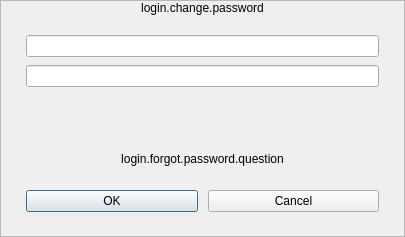
<?xml version="1.0" encoding="UTF-8"?>
<ui version="4.0">
 <class>PLSChangePasswordView</class>
 <widget class="QWidget" name="PLSChangePasswordView">
  <property name="geometry">
   <rect>
    <x>0</x>
    <y>0</y>
    <width>405</width>
    <height>237</height>
   </rect>
  </property>
  <property name="sizePolicy">
   <sizepolicy hsizetype="Preferred" vsizetype="Preferred">
    <horstretch>0</horstretch>
    <verstretch>0</verstretch>
   </sizepolicy>
  </property>
  <property name="windowTitle">
   <string>Dialog</string>
  </property>
  <layout class="QVBoxLayout" name="verticalLayout_3">
   <property name="spacing">
    <number>0</number>
   </property>
   <property name="leftMargin">
    <number>0</number>
   </property>
   <property name="topMargin">
    <number>0</number>
   </property>
   <property name="rightMargin">
    <number>0</number>
   </property>
   <property name="bottomMargin">
    <number>0</number>
   </property>
   <item>
    <widget class="QFrame" name="frame">
     <property name="frameShape">
      <enum>QFrame::StyledPanel</enum>
     </property>
     <property name="frameShadow">
      <enum>QFrame::Raised</enum>
     </property>
     <layout class="QVBoxLayout" name="verticalLayout" stretch="0,0,0,0,1,0,0,0">
      <property name="spacing">
       <number>0</number>
      </property>
      <property name="leftMargin">
       <number>25</number>
      </property>
      <property name="topMargin">
       <number>0</number>
      </property>
      <property name="rightMargin">
       <number>25</number>
      </property>
      <property name="bottomMargin">
       <number>24</number>
      </property>
      <item>
       <widget class="QLabel" name="changePasswordLabel">
        <property name="sizePolicy">
         <sizepolicy hsizetype="Preferred" vsizetype="Preferred">
          <horstretch>0</horstretch>
          <verstretch>0</verstretch>
         </sizepolicy>
        </property>
        <property name="text">
         <string>login.change.password</string>
        </property>
        <property name="alignment">
         <set>Qt::AlignCenter</set>
        </property>
       </widget>
      </item>
      <item>
       <spacer name="verticalSpacer_2">
        <property name="orientation">
         <enum>Qt::Vertical</enum>
        </property>
        <property name="sizeType">
         <enum>QSizePolicy::Fixed</enum>
        </property>
        <property name="sizeHint" stdset="0">
         <size>
          <width>20</width>
          <height>20</height>
         </size>
        </property>
       </spacer>
      </item>
      <item>
       <layout class="QVBoxLayout" name="verticalLayout_2">
        <property name="spacing">
         <number>8</number>
        </property>
        <property name="bottomMargin">
         <number>0</number>
        </property>
        <item>
         <widget class="LoginPasswordLineEdit" name="currentPasswordLineEdit">
          <property name="sizePolicy">
           <sizepolicy hsizetype="Preferred" vsizetype="Preferred">
            <horstretch>0</horstretch>
            <verstretch>0</verstretch>
           </sizepolicy>
          </property>
         </widget>
        </item>
        <item>
         <widget class="LoginPasswordLineEdit" name="newPasswordLineEdit">
          <property name="sizePolicy">
           <sizepolicy hsizetype="Preferred" vsizetype="Preferred">
            <horstretch>0</horstretch>
            <verstretch>0</verstretch>
           </sizepolicy>
          </property>
         </widget>
        </item>
       </layout>
      </item>
      <item>
       <spacer name="verticalSpacer_3">
        <property name="orientation">
         <enum>Qt::Vertical</enum>
        </property>
        <property name="sizeType">
         <enum>QSizePolicy::Fixed</enum>
        </property>
        <property name="sizeHint" stdset="0">
         <size>
          <width>20</width>
          <height>10</height>
         </size>
        </property>
       </spacer>
      </item>
      <item>
       <widget class="QLabel" name="changepasswordTipsLabel">
        <property name="sizePolicy">
         <sizepolicy hsizetype="Preferred" vsizetype="Preferred">
          <horstretch>0</horstretch>
          <verstretch>0</verstretch>
         </sizepolicy>
        </property>
        <property name="text">
         <string/>
        </property>
        <property name="alignment">
         <set>Qt::AlignHCenter|Qt::AlignTop</set>
        </property>
        <property name="wordWrap">
         <bool>true</bool>
        </property>
       </widget>
      </item>
      <item>
       <widget class="QPushButton" name="forgotPasswordBtn">
        <property name="sizePolicy">
         <sizepolicy hsizetype="Preferred" vsizetype="Preferred">
          <horstretch>0</horstretch>
          <verstretch>0</verstretch>
         </sizepolicy>
        </property>
        <property name="maximumSize">
         <size>
          <width>16777215</width>
          <height>30</height>
         </size>
        </property>
        <property name="text">
         <string>login.forgot.password.question</string>
        </property>
        <property name="flat">
         <bool>true</bool>
        </property>
       </widget>
      </item>
      <item>
       <spacer name="verticalSpacer">
        <property name="orientation">
         <enum>Qt::Vertical</enum>
        </property>
        <property name="sizeType">
         <enum>QSizePolicy::Fixed</enum>
        </property>
        <property name="sizeHint" stdset="0">
         <size>
          <width>20</width>
          <height>20</height>
         </size>
        </property>
       </spacer>
      </item>
      <item>
       <layout class="QHBoxLayout" name="horizontalLayout">
        <property name="spacing">
         <number>10</number>
        </property>
        <item>
         <widget class="QPushButton" name="okBtn">
          <property name="sizePolicy">
           <sizepolicy hsizetype="Preferred" vsizetype="Preferred">
            <horstretch>0</horstretch>
            <verstretch>0</verstretch>
           </sizepolicy>
          </property>
          <property name="text">
           <string>OK</string>
          </property>
          <property name="autoDefault">
           <bool>true</bool>
          </property>
          <property name="default">
           <bool>true</bool>
          </property>
         </widget>
        </item>
        <item>
         <widget class="QPushButton" name="cancelBtn">
          <property name="sizePolicy">
           <sizepolicy hsizetype="Preferred" vsizetype="Preferred">
            <horstretch>0</horstretch>
            <verstretch>0</verstretch>
           </sizepolicy>
          </property>
          <property name="text">
           <string>Cancel</string>
          </property>
         </widget>
        </item>
       </layout>
      </item>
     </layout>
    </widget>
   </item>
  </layout>
 </widget>
 <customwidgets>
  <customwidget>
   <class>LoginPasswordLineEdit</class>
   <extends>QLineEdit</extends>
   <header>login-password-lineEdit.hpp</header>
  </customwidget>
 </customwidgets>
 <resources/>
 <connections/>
</ui>
